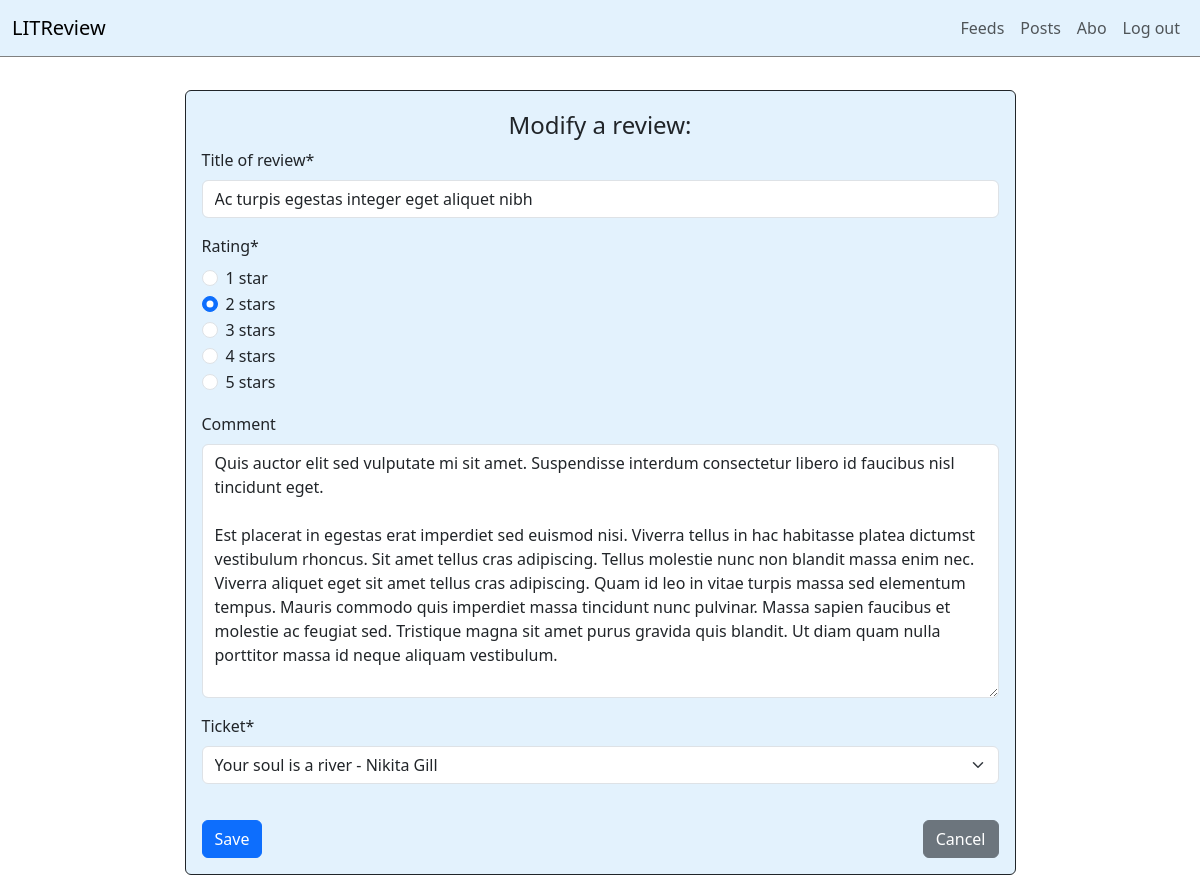
Screenshot of /posts/modify-review/4 (signed in) with the database file from the repository.
### review/models.py (models this page shows, shortened)
class Review(models.Model):
    class Meta:
        verbose_name = _("review")
        verbose_name_plural = _("reviews")
        ordering = ["-review_created"]
    ticket = models.ForeignKey(
        Ticket, on_delete=models.CASCADE, verbose_name=_("ticket")
    )
    rating = models.PositiveSmallIntegerField(
        validators=[MinValueValidator(0), MaxValueValidator(5)],
        verbose_name=_("rating"),
    )
    headline = models.CharField(max_length=128, verbose_name=_("title of review"))
    body = models.TextField(verbose_name=_("comment"), blank=True)
    author = models.ForeignKey(
        settings.AUTH_USER_MODEL,
        on_delete=models.CASCADE,
        verbose_name=_("author"),
    )
    review_created = models.DateTimeField(
        auto_now_add=True, verbose_name=_("review created at")
    )

### review/views.py (the view)
class PostsModifyReviewView(LoginRequiredMixin, UpdateView):
    model = Review
    form_class = ReviewForm
    template_name = "posts/posts_modify_review_page.html"
    success_url = reverse_lazy("review:posts_page")

### review/forms.py
class ReviewForm(forms.ModelForm):
    class Meta:
        model = Review
        fields = ["headline", "rating", "body", "ticket"]
    rating = forms.ChoiceField(
        widget=forms.RadioSelect(),
        choices=[
            (1, "1 star"),
            (2, "2 stars"),
            (3, "3 stars"),
            (4, "4 stars"),
            (5, "5 stars"),
        ],
    )

### review/models.py (called while the page is built)
    def __str__(self):
        return str(self.title)

### review/templates/posts/posts_modify_review_page.html (shortened to what this page needs)
{% extends 'base_layout.html' %}
{% load static crispy_forms_tags %}
{% block content %}
<div class="container main">
  <div class="row justify-content-center">
    <div class="col-md-9">
      <div class="card border-dark my-3" style="background-color: #e3f2fd;">
        <div class="card-body bg-transparent ">
          <h4 class="card-subtitle text-center py-2"> Modify a review: </h4>
          <form method="post">
            {{ form|crispy }}
            <div style="display: flex; justify-content: space-between;">
              <button type="submit" class="btn btn-primary margin-btn"> Save </button>
              <a href="{% url 'review:posts_page' %}" role="button" class="btn btn-secondary margin-btn"> Cancel </a>
            </div>
          </form>
        </div>
      </div>
    </div>
  </div>
</div>
{% endblock %}

### ui/static/css/styles.css (style rules this page uses)
.main { padding-top: 10px; }
.margin-btn { margin-top: 20px; }

### rows the page displays
Review: headline "Ac turpis egestas integer eget aliquet nibh", rating "☐ 1 star ☑ 2 stars ☐ 3 stars ☐ 4 stars ☐ 5 stars", body "Quis auctor elit sed vulputate mi sit amet. Suspendisse interdum consectetur libero id faucibus nisl tincidunt eget. Est placerat in egestas erat imperdiet sed euismod nisi. Viverra tellus in hac habitasse platea dictumst vestibulum rhoncus. Sit amet tellus cras adipiscing. Tellus molestie nunc non blandit massa enim nec. Viverra aliquet eget sit amet tellus cras adipiscing. Quam id leo in vitae turpis massa sed elementum tempus. Mauris commodo quis imperdiet massa tincidunt nunc pulvinar. Massa sapien faucibus et molestie ac feugiat sed. Tristique magna sit amet purus gravida quis blandit. Ut diam quam nulla porttitor massa id neque aliquam vestibulum.", ticket "Your soul is a river - Nikita Gill"
